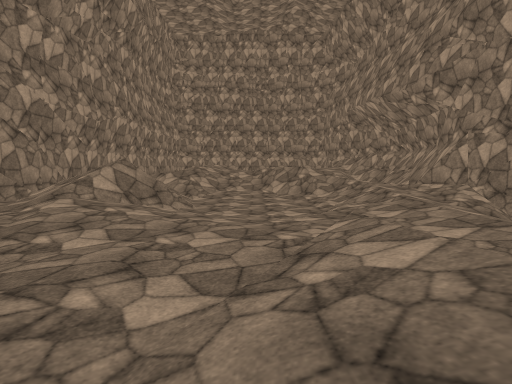
View 1 (above)

12 first-person views from a walk through a scene from a Unity 3-D project. The camera is 1.2 m above the floor, tilts 6° down and sees 90° across. The floor is counted in squares, 2 m on a side. Each view is taken from the middle of a square. On the plan, view 1 faces up. The plan holds only what a view shows up to about 9 squares ahead; the rest is blank. The place goes on beyond the plan. The player is left out. Surface patterns are stand-ins for the level's own textures.

View 2
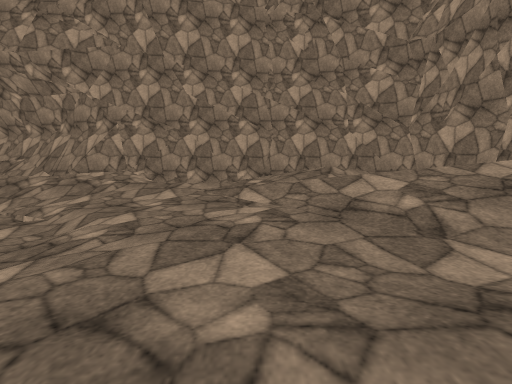

View 3
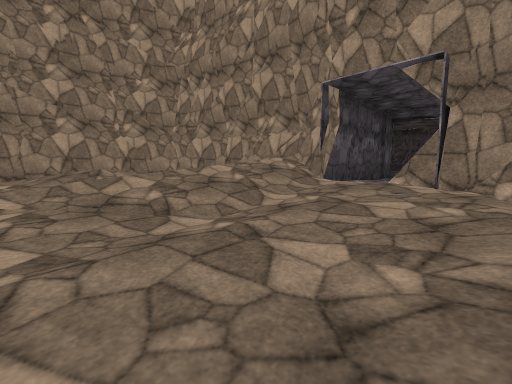

View 4
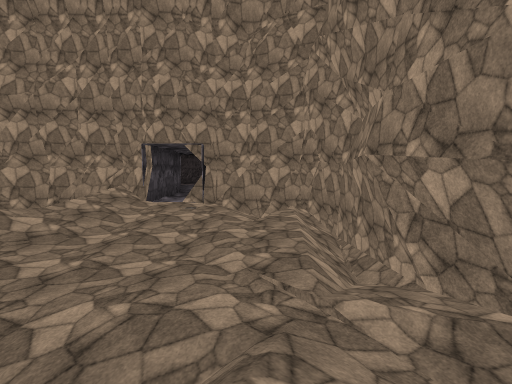

View 5
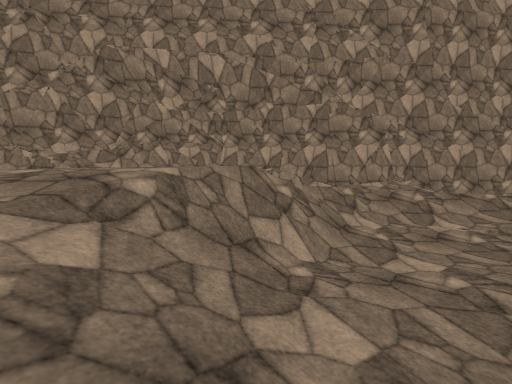

View 6
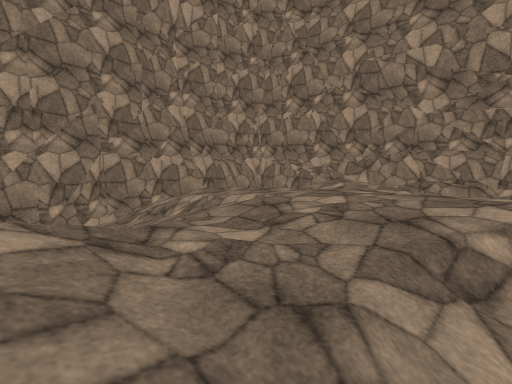

View 7
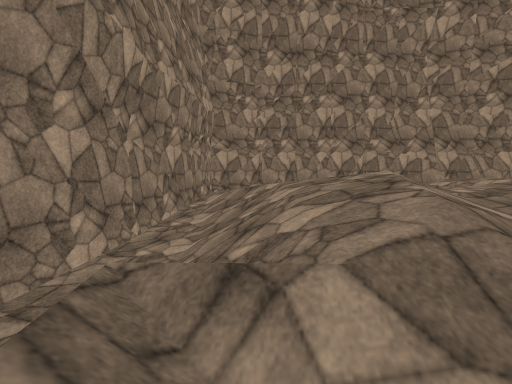

View 8
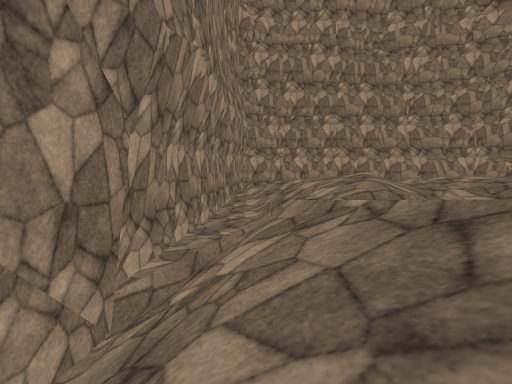

View 9
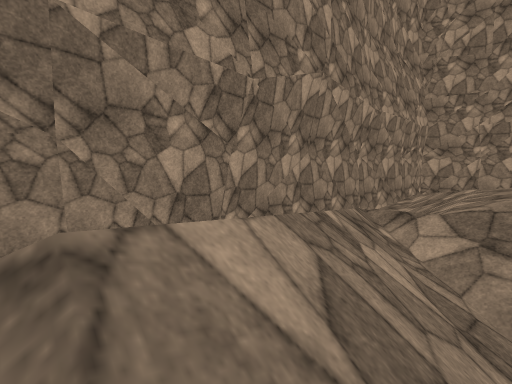

View 10
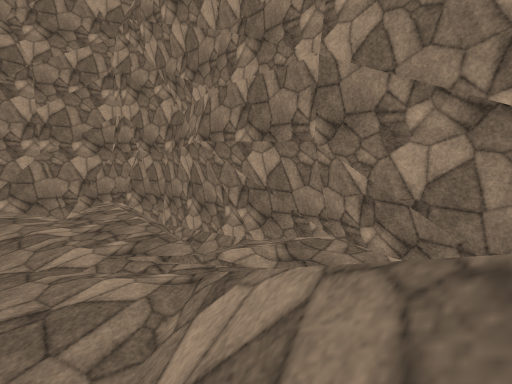

View 11
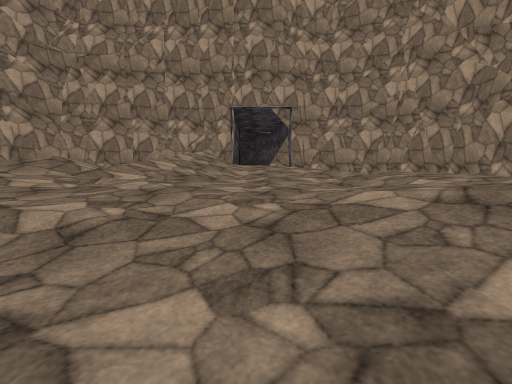

View 12
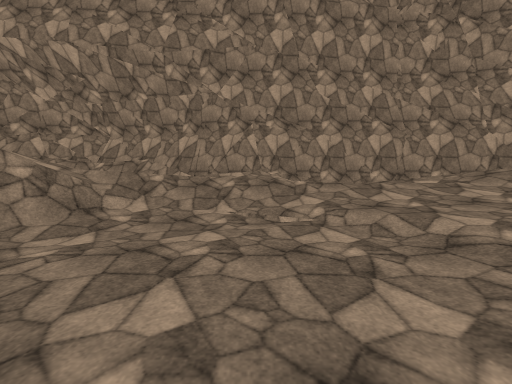

### Floor plan
Key: @ floor where view 1 was taken; # wall or solid block; . main floor; : floor 0.25 m higher than the main floor; - floor 0.25 m lower than the main floor; + floor 0.5 m higher than the main floor; _ floor 0.5 m lower than the main floor; < floor 0.75 m lower than the main floor; * floor 1 m higher than the main floor; % floor 1.25 m higher than the main floor; & floor 1.5 m higher than the main floor; / step, stairs or slope; O other object.
Columns run from 7 left of view 1 to 7 right of it. Each row starts with its distance up from view 1.
 19  ###########
 18  #     //*  #
 17  #/    /*%  ##
 16  #/*   /%% //#
 15 ##//% /*%&%%/##
 14 #<_/&/%%&&%%/##
 13 #<//&/*%&&   /#
 12 #<//&///&&   /#
 11 #//////////  /#
 10 #//// __///  ##
  9 #////<<<<_/+/#
  8 #/////<<<</+/#
  7 # ////<<<//:/#
  6 #.///_<<<//./#
  5 #.//:-__/-:./#
  4 #-/...----:./#
  3 #//..--./.://#
  2 ##/...../.// #
  1 ##/.:..// /  #
  0 #/:.:::@* / #
 -1 ##//::+// / #
 -2  ##### ######
 -3      O O#
 -4      O O
 -5      O O
 -6      O O
 -7      O O
 -8      O

Where each view was taken, in squares from view 1:
view 1: 0 up, 0 right, facing up
view 2: 3 up, 2 left, facing right
view 3: 3 up, 3 left, facing down-right
view 4: 7 up, 4 left, facing down
view 5: 11 up, 2 left, facing right
view 6: 12 up, 2 left, facing up-right
view 7: 10 up, 4 left, facing up
view 8: 7 up, 5 left, facing up
view 9: 7 up, 3 left, facing up-left
view 10: 7 up, 3 left, facing down-left
view 11: 7 up, 1 left, facing down
view 12: 7 up, 2 left, facing right
